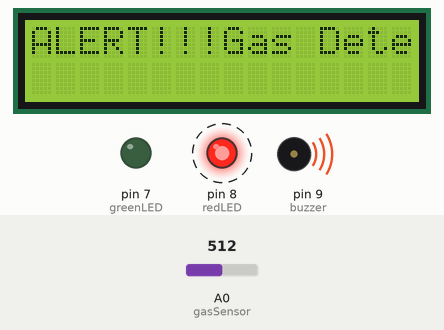
A sketch run on a simulated Arduino Uno, built with avr-gcc and run on an emulated ATmega328P. On the bench: 16×2 character LCD, output pins drawn as LEDs (lit = HIGH), buzzer (waves = sounding, pin HIGH). Dashed ring = blinking. The test bench sets the inputs (shaded band); at power-on: A0 (gasSensor) = 512. What the sketch prints to the serial monitor is not drawn.

Above: at 1.2 s.
1.3 s: A0 (gasSensor) set to 411
3.3 s: A0 (gasSensor) set to 391
At 4.5 s:
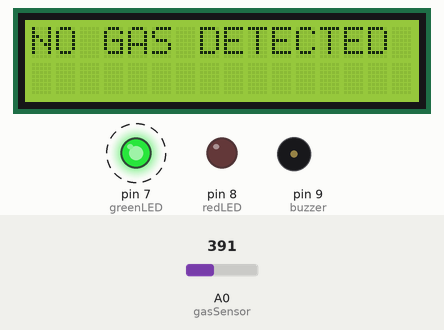
7.4 s: A0 (gasSensor) set to 410
At 8.1 s:
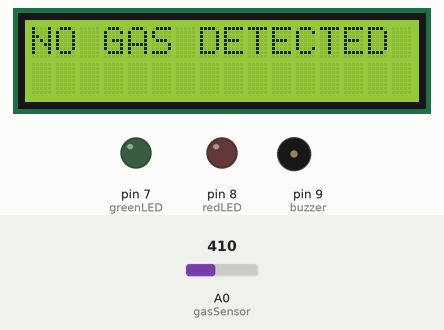
11.5 s: A0 (gasSensor) set to 390
At 12.2 s:
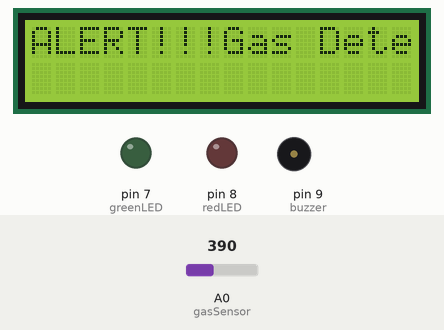
Timing chart, 0 to 16.6 s (numbered marks = the images above; inputs shaded):
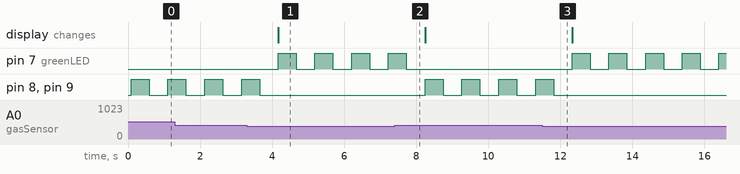

Measured:
- the behaviour switches between 401 and 400 on A0 (gasSensor) (found by bisection; images 0 and 1)
- after the input at 3.3 s, pin 7 (greenLED): alternates HIGH for 0.50 s and LOW for 0.52 s, starting after 0.87 s; pin 8 (redLED), pin 9 (buzzer): goes on until 3.7 s, then stays LOW; the display: changes after 0.87 s (image 1)
- after the input at 7.4 s, pin 7 (greenLED): goes on until 7.7 s, then stays LOW; pin 8 (redLED), pin 9 (buzzer): alternates HIGH for 0.50 s and LOW for 0.52 s, starting after 0.85 s
- after the input at 11.5 s, pin 7 (greenLED): alternates HIGH for 0.50 s and LOW for 0.52 s, starting after 0.83 s; pin 8 (redLED), pin 9 (buzzer): goes on until 11.8 s, then stays LOW
- by itself, pin 8 (redLED), pin 9 (buzzer): alternates HIGH for 0.50 s and LOW for 0.52 s

The sketch:

Hardware.ino
```cpp
#include <Wire.h>
#include <LiquidCrystal_I2C.h>

// LCD address usually 0x27 or 0x3F
LiquidCrystal_I2C lcd(0x27, 16, 2);

const int gasSensor = A0;
const int redLED = 8;
const int greenLED = 7;
const int buzzer = 9;

int gasThreshold = 400;

void setup()
{
  pinMode(redLED, OUTPUT);
  pinMode(greenLED, OUTPUT);
  pinMode(buzzer, OUTPUT);

  lcd.init();
  lcd.backlight();

  Serial.begin(9600);
}

void loop()
{
  int gasValue = analogRead(gasSensor);
  Serial.println(gasValue);

  if (gasValue > gasThreshold)
  {
    // GAS DETECTED
    lcd.clear();
    lcd.setCursor(0,0);
    lcd.print("ALERT!!!Gas Detected");

    digitalWrite(greenLED, LOW);

    digitalWrite(redLED, HIGH);
    digitalWrite(buzzer, HIGH);
    delay(500);

    digitalWrite(redLED, LOW);
    digitalWrite(buzzer, LOW);
    delay(500);
  }

  else
  {
    // SAFE CONDITION
    lcd.clear();
    lcd.setCursor(0,0);
    lcd.print("NO GAS DETECTED");

    digitalWrite(redLED, LOW);
    digitalWrite(buzzer, LOW);

    digitalWrite(greenLED, HIGH);
    delay(500);

    digitalWrite(greenLED, LOW);
    delay(500);
  }
}
```
